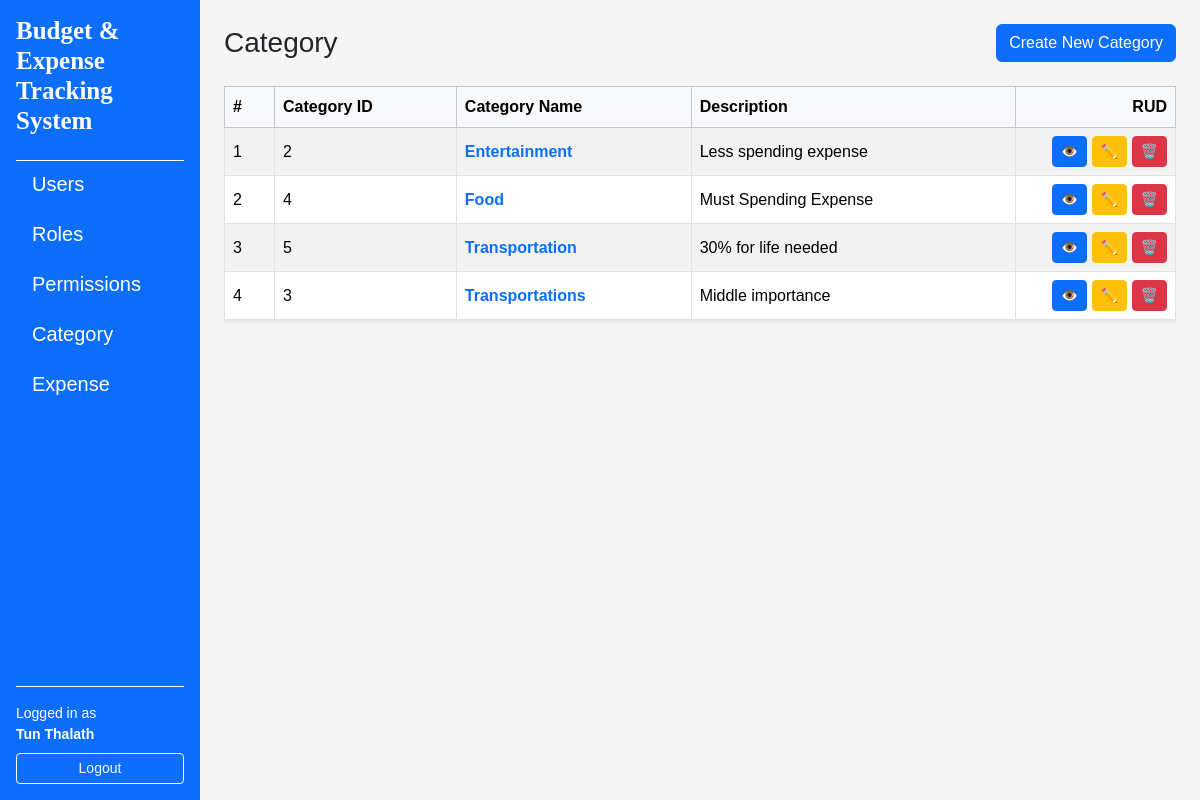
Screenshot of /categories/ (signed in) with the database file from the repository.
### app/models/user.py (models this page shows, shortened)
class User(UserMixin, db.Model):
    __tablename__ = "users"
    id = db.Column(db.Integer, primary_key=True)
    username = db.Column(db.String(80), unique=True, nullable=False)
    email = db.Column(db.String(120), unique=True, nullable=False)
    full_name = db.Column(db.String(120), nullable=False)
    is_active = db.Column(db.Boolean, default=True, nullable=False)
    password_hash = db.Column(db.String(255), nullable=False)
    created_at = db.Column(db.DateTime, default=datetime.utcnow, nullable=False)
    updated_at = db.Column(db.DateTime, default=datetime.utcnow, onupdate=datetime.utcnow, nullable=False)
    roles = db.relationship("Role", secondary=user_roles, back_populates="users")

### app/models/categories.py (models this page shows, shortened)
class Category(db.Model):
    __tablename__="categories"
    id = db.Column(db.Integer, primary_key=True)
    name = db.Column(db.String(15), unique=True, nullable=False)
    description = db.Column(db.String(255))
    created_at = db.Column(db.DateTime, default=datetime.utcnow, nullable=False)
    updated_at = db.Column(db.DateTime, default=datetime.utcnow, onupdate=datetime.utcnow, nullable=False)
    expenses = db.relationship("Expense", secondary=expense_categories, back_populates="categories")

### app/routes/category_routes.py (the view)
@category_bp.route("/")
@login_required
def index():
    categories = CategoryService.get_all()
    if categories is None:
        abort(404)
    return render_template("categories/index.html", categories=categories)

### app/services/category_services.py (called while the page is built)
    @staticmethod
    def get_all() -> List[Category]:
        return Category.query.order_by(Category.name.asc()).all()

### app/templates/categories/index.html (shortened to what this page needs)
{% extends "layouts/base.html" %}
{% block content %}
<div class="d-flex justify-content-between align-items-center mb-4">
    <h1 class="h3 mb-0">Category</h1>
    <a href="{{ url_for('categories.create') }}" class="btn btn-primary">Create New Category</a>
</div>
{% if categories %}
<div class="table-responsive">
    <table class="table table-striped table-bordered align-middle shadow-sm">
        <thead class="table-light">
            <tr>
                <th style="width: 50px">#</th>
                <th>Category ID</th>
                <th>Category Name</th>
                <th>Description</th>
                <th class="text-end" style="width: 160px">RUD</th>
            </tr>
        </thead>
        <tbody>
            {% for category in categories %}
            <tr>
                <td>{{ loop.index }}</td>
                <td>{{ category.id }}</td>
                <td>
                    <a
                        href="{{ url_for('categories.detail', category_id=category.id) }}"
                        class="text-decoration-none fw-semibold"
                    >
                    {{ category.name }}
                    </a>
                </td>
                <td>{{ category.description }}</td>
                <td class="text-end">
                    <a
                        href="{{ url_for('categories.detail', category_id = category.id) }}"
                        class="btn btn-sm btn-primary"
                        title="Edit"
                    >
                    👁️
                    </a>
                    <a
                        href="{{ url_for('categories.edit', category_id = category.id) }}"
                        class="btn btn-sm btn-warning"
                        title="Edit"
                    >
                    ✏️
                    </a>
                    <a
                        href="{{ url_for('categories.delete_confirm', category_id = category.id) }}"
                        class="btn btn-sm btn-danger"
                        title="Delete"
                    >
                    🗑️
                    </a>
                </td>
            </tr>
            {% endfor %}
        </tbody>
    </table>
</div>
{% else %}
<div class="alert alert-info">
    No users found
    <a href="{{ url_for('categories.create') }}">Create the first Category</a>.
</div>
{% endif %}
{% endblock %}

### app/templates/layouts/base.html (shortened to what this page needs)
<!doctype html>
<html lang="en">
    <head>
        <link href="https://cdn.jsdelivr.net/npm/bootstrap@5.3.8/dist/css/bootstrap.min.css" rel="stylesheet" />
        <link rel="stylesheet" href="https://cdnjs.cloudflare.com/ajax/libs/font-awesome/4.7.0/css/font-awesome.min.css">
        <link rel="stylesheet" href="{{ url_for('static', filename='css/style.css') }} " />
    </head>
    <body>
        <div class="container-fluid">
            <div class="row min-vh-100">
                {% if current_user.is_authenticated %}
                <nav class="col-12 col-md-3 col-lg-2 bg-primary text-white d-flex flex-column p-3">
                    <h5 class="mb-4 title">Budget & Expense Tracking System</h5>
                    <div class="flex-grow-1 overflow-auto border-top border-light">
                        <ul class="nav nav-pills flex-column gap-1">
                            <li class="nav-item">
                                <a href="{{ url_for('users.index') }}"
                                class="nav-link text-white {% if request.blueprint == 'users' %}active{% endif %}">
                                    Users
                                </a>
                            </li>
                            <li class="nav-item">
                                <a href="{{ url_for('roles.index') }}"
                                class="nav-link text-white {% if request.blueprint == 'roles' %}active{% endif %}">
                                    Roles
                                </a>
                            </li>
                            <li class="nav-item">
                                <a href="{{ url_for('permissions.index') }}"
                                class="nav-link text-white {% if request.blueprint == 'permissions' %}active{% endif %}">
                                    Permissions
                                </a>
                            </li>
                            <li class="nav-item">
                                <a href="{{ url_for('categories.index') }}"
                                class="nav-link text-white {% if request.blueprint == 'categories' %}active{% endif %}">
                                    Category
                                </a>
                            </li>
                            <li class="nav-item">
                                <a href="{{ url_for('expenses.index') }}"
                                class="nav-link text-white {% if request.blueprint == 'expenses' %}active{% endif %}">
                                    Expense
                                </a>
                            </li>
                        </ul>
                    </div>
                    <div class="mt-auto pt-3 border-top border-light">
                        {% if current_user.is_authenticated %}
                            <div class="small mb-2">
                                Logged in as<br>
                                <strong>{{ current_user.full_name }}</strong>
                            </div>
                            <a href="{{ url_for('auth.logout') }}"
                            class="btn btn-outline-light btn-sm w-100">
                                Logout
                            </a>
                        {% else %}
                            <a href="{{ url_for('auth.login') }}"
                            class="btn btn-outline-light btn-sm w-100">
                                Login
                            </a>
                        {% endif %}
                    </div>
                </nav>
                {% endif %}
                <main class="col-12 col-md-9 col-lg-10 p-4">
                    {% block content %}{% endblock %}
                </main>
            </div>
        </div>
    </body>
</html>

### app/static/css/style.css (style rules this page uses)
body { background-color: #f5f5f5; font-family: Arial; }
table td, table, th { vertical-align: middle; }
nav a { margin-right: 10px; }
.title { font-family: 'Times New Roman', Times, serif; font-weight: 700; font-size: 25px; }
.nav-item { font-size: 20px; }

### rows the page displays
User: full_name "Tun Thalath"
Category: id "2", name "Entertainment", description "Less spending expense"
Category: id "4", name "Food", description "Must Spending Expense"
Category: id "5", name "Transportation", description "30% for life needed"
Category: id "3", name "Transportations", description "Middle importance"
